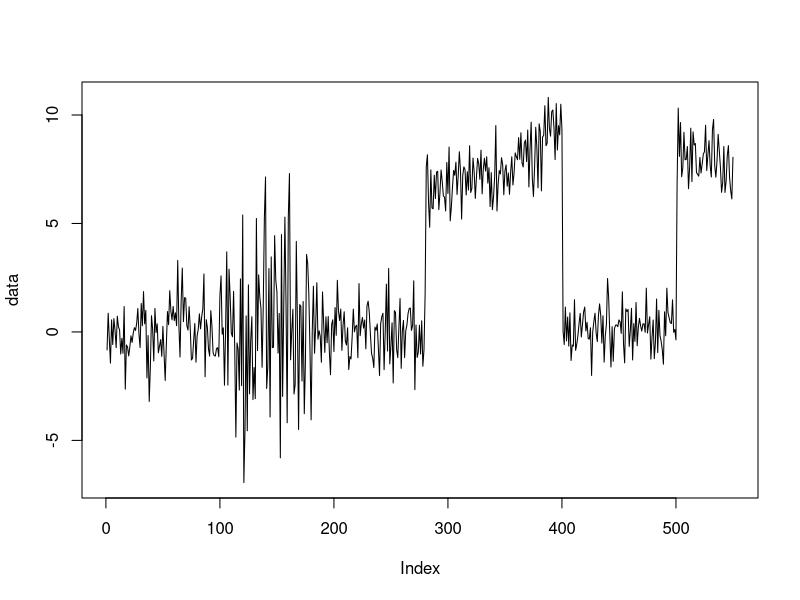

Here is the R script that generated this plot: (Note: this script raises an error after producing the figure.)


#data <- ##SIMULATE NORMAL WITH CHANGE IN MEAN OR ELSE BROWNIAN MOTION WITH SOME SHIFT
data <- c(rnorm(100, 0, 1), rnorm(80, 0, 3),rnorm(100, 0, 1), seq(1,4, length.out=120)+rnorm(120, 5, 1), 
          rnorm(100, 0, 1), rnorm(50, 8, 1))

# DisneyShares <- read.csv("D:/Zorie/Bristol/#Year3/MathsProject/Examples/DisneySharePrice.csv") 
# Disney Share Price - I've put this time series in the files section of the Teams channel as well.
# 
# Open_Disney <- DisneyShares$Open # The data records the share price at the opening and the closing of trade, 
#as well as the high and low achieved by the share price each day. We focus on the opening price here. 
#(Perhaps you could investigate whether a similar pattern holds for the closing, high and low prices?)
# plot(Open_Disney[1:7000], type = "l")
# 
# data <- Open_Disney[1:7000]

plot(data, type="l")

#################
#CREATE G VECTOR#  
#################

##g is the pmf for distance between changepoints
##G_k is the sum up to that point, finding values up to N is overkill.
getG <- function(N, p){
  g <- dgeom(1:N, p)
  # plot(g, type="l")
  
  G <- rep(0,N)
  for (i in 1:N){
    G[i] <- sum(g[1:i])
  }
  # plot(G, type="l")
  # lines(pgeom(1:N, p))
  return(G)
}
#getG(50, 0.08)

##calculates probability of time between changepoints. 
calcP <- function(i){
  p <- rep(0,i) 
  if (i == 1){
    p[1] <- 1
  } else {
    for (k in 1:(i-1)){ # checking for Go, not defined = 0
      if (k==i-1){
        p[k] <- (G[i-k])
      }else{
        p[k] <- (G[i-k] - G[i-k-1])/(1 - G[i-k-1])
      }
    }
  }
  return(p)
}#need to pass i as i is used in other places. 

###Updating distance between changepoints in beta distribution.
getBetaG <- function(N,a,b) {
  x <- seq(0, 1, length.out = N)
  # g <- dbeta(x, a, b)
  # # print(g)
  # # plot(g, type="l")
  # 
  # G <- rep(0,N)
  # for (i in 1:N){
  #   G[i] <- sum(g[1:i])
  # }
  G <- pbeta(x, a, 1/b)
 # plot(G, type="l")
  # lines(pbeta(x, a, b))
  return(G)
}
#getBetaG(200, 1/5, 5/36)

##checks whether there has been a changepoint
isChangepoint <- function(row, varcount){
  len <- length(row)
  if (len >= minChange){ ##no changepoints before this
    # print("CHECKING FOR CHANGEPOINTS!")
    #print(len)
    #print(row)
    # print(n)
    # print(row[len])
    if ((row[len])>0.97){
      return(TRUE)
    }
    return(varCheck(varcount))
  }
  return(FALSE)
}

###Finds w (probability of data being more extreme than current data point based on previous data point)
findw <- function(mean, sd){
  w <- pnorm(data[n], mean, sd)
  #if (data == NA){}
  if (w < 0.5){
    w <- 2*w
  } else {
    w <- 2*(1-w)
  }
  return(w)
}

calcMean <- function(i, curMean){
  newMean <- curMean*(i-1)
  newMean <- (newMean + data[n])/(i)
  return(newMean)
}

#using median absolute deviation to estimate the standard deviation
stdvMAD <- function(i, mean){
  if (i==1){  #just dont.
    return(curdev)
  }
  else{
    x <- abs(data[n]-mean)
    deviation <<- c(deviation[deviation < x], x, deviation[deviation >= x])
    mad <- median(deviation)
    if (i < minChange){
      return(curdev)
    }
    else{
      return(1.4826*mad) 
    }
  }
}

##checking for change in variance by sorting into bins. 
# probRange <- qnorm(seq(0,1, length.out=no_bins), mean, stdv)
# print(probRange)
varChange <- function(mean, dev){
  val = data[n]
  if (val > mean + dev){
    varcount[4] = varcount[4] + 1
  }
  if ((mean - dev <= val) & (val < mean)){
    varcount[2] = varcount[2] + 1
  }
  if ((mean < val) && (val < mean + dev)){
    varcount[3] = varcount[3] + 1
  }
  if (val < mean - dev){
    varcount[1] = varcount[1] + 1
  }
  return(varcount)
}

#checking if distribution of data is as expected.
varCheck <- function(varcount){
  sum <- sum(varcount)
  # print(varcount)
  # print("in varCheck")
  # print(timesincechangepoint)
  # print(varcount)
  # print(timesincechangepoint)
  # print((varcount[1]+varcount[4])/sum)
  # print(0.34 + (1/timesincechangepoint))
  if (((varcount[1]+varcount[4])/sum) > (0.4 + (1/timesincechangepoint))){
    print("variance has increased")
    return(TRUE)
  }
  if (((varcount[2]+varcount[3])/sum) > (0.8 + (1/timesincechangepoint))) {
    print("variance has decreased")
    return(TRUE)
  }
  if (((varcount[1]+varcount[2])/sum) > (0.6 + (1/timesincechangepoint))) {
    print("trending down")
    return(TRUE)
  }
  if (((varcount[3]+varcount[4])/sum) > (0.6 + (1/timesincechangepoint))) {
    print("trending up")
    return(TRUE)
  }
  return(FALSE)
}

##takes current vector, and returns updated next one, which is longer by 1
updateModel <- function(row, mean=data[n], stdv=1){
  i <- length(row) # symbolises time since last changepoint. 
  newrow <- rep(0, i+1)
  for (j in 1:i){
    w <- findw(mean=rollingmean, sd=stdv)
    if (i == j){ ## as G(O) Not defined in R, = 0
      newrow[j] <- w * (1- G[i-(j-1)])*row[j]
    } else{
      newrow[j] =  w * (1- G[i-(j-1)]/(1-G[i-(j-1)-1]))* row[j]
    }
  }

  p <- calcP(i)
  newrow[i+1] <- p%*%row
  
  #NORMALISING
  newrow <- newrow/sum(newrow)
  return(newrow)
}


#################################
#INITIALISING RELEVANT VARIBALES#
#################################
# change_estimate <- 100
# a <- 1/change_estimate^2
# b <- (change_estimate-1)/change_estimate^2
# N <- length(data)
# G <- getBetaG(N, a, b)
G <- getG(N, 0.01)
minChange <- 10 #Min length between changepoints
changepoints <- rep(0,20) ##ASSUMED MAX NUMBER OF CHANGEPOINTS, AS APPENDING COPIES ENTIRE ROW ##Needs adjustments
numberchangepoints <- 1
recent_changepoint <- 1
row <- rep(1,1)
rollingmean <- 0
deviation <- c(NULL)
curdev <- 1
timesincechangepoint <- 1
no_bins <- 4
varcount <- rep(0,no_bins)
# print(varcount)
################################ 

###MAIN
for (n in 1:(N-1)){
  # print(n)
  i <- length(row)
  #print(i)
  rollingmean <- calcMean(i, rollingmean) #has to be here so variable is updated.
  stdv <- stdvMAD(i, rollingmean)
  row <- updateModel(row, rollingmean, stdv)
  varcount <- varChange(rollingmean, stdv)
  #print(varcount)
  #print(row)
  timesincechangepoint <- timesincechangepoint +1
  if (isChangepoint(row, varcount)){
    print("FOUND CHANGEPOINT!!!!!")
    print(n)
    print(stdv)
    print(rollingmean)
    changepoints[numberchangepoints] <- n #####NEED TO CHANGE POSITION IN DATA
    numberchangepoints <- numberchangepoints + 1
    recent_changepoint <- n
    timesincechangepoint <- 1
    row <- 1
    rollingmean <- 0
    deviation <- NULL
    #G <- getBetaG(N, 1/change_estimate, (change_estimate -1)/(change_estimate)^2)
    varcount <- rep(0,no_bins)
  }
}


print(changepoints)
plot(data, type="l")
# plot(data[1:7000], type = "l")
abline(v=changepoints, col="red")
print("done")

############
#AT THE END#
############

###### TO DO

######## Potential improvements. CHANGE IN MEAN!
### W BROWNIAN, 
#estimating sigma MAD (meadian absolute deviation, robust statistics) sequential hypothesis testing book, 
#####likelihood ratio for changing ratio
#####change in variance
# what data in bins, and see whether equal amounts fall in each bin. If in outer bins, variance grown, if in middle only

# optim
# geometric is a posterior estimator of gap between changepoints. 
# simulated annealing - choosing parameters, threshold parameter such that detect as many things as possible, with as few mistakes as possible. 
# - heuristic optimisation - looking for correct parameters and jump around, but as you get closer, you slowly converge to what you think is correct. 

###LOW PRIORITY
#starting again after x timepoint so matrix doesnt get ludicrously large? only if necessary
#consider splitting long times of no changepoints, keep 10 a couple so can detect immediate changepoints
#pointless efficiency improvement, lookup table for P, Too much space added to be worth it


#### Learn the amount of time between changepoints rather than assuming 
# SAFEBAYES (could be bayesian about it)
# MCMC?
# pick a distribution, conjucgate prior of gemoetric, is beta, update each time a changepoint is found, 


#done
#get it to detect the changepoint peak
#make the matrix a vector
#MEAN FROM PREV values,
##Median absolute deviation for standard deviation
